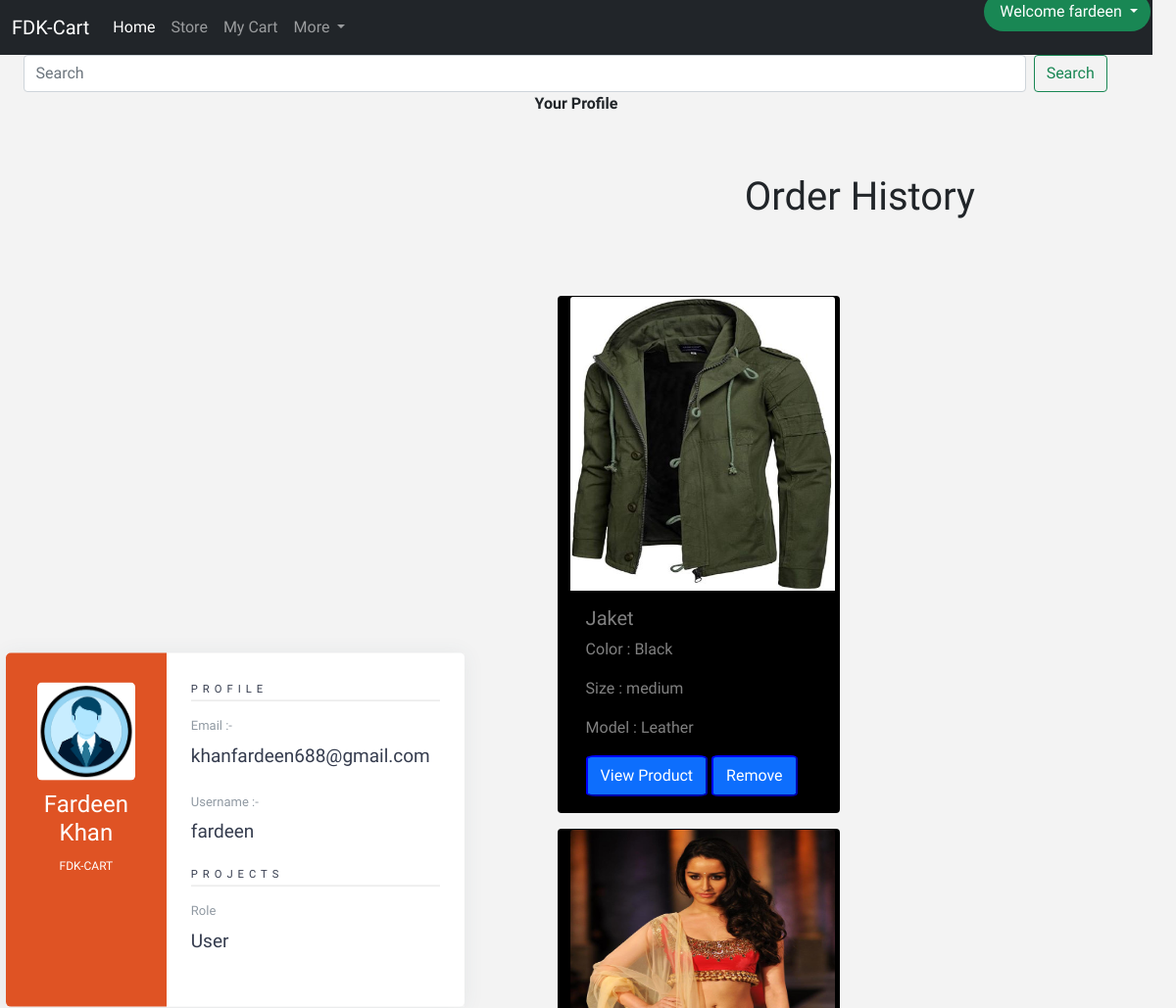
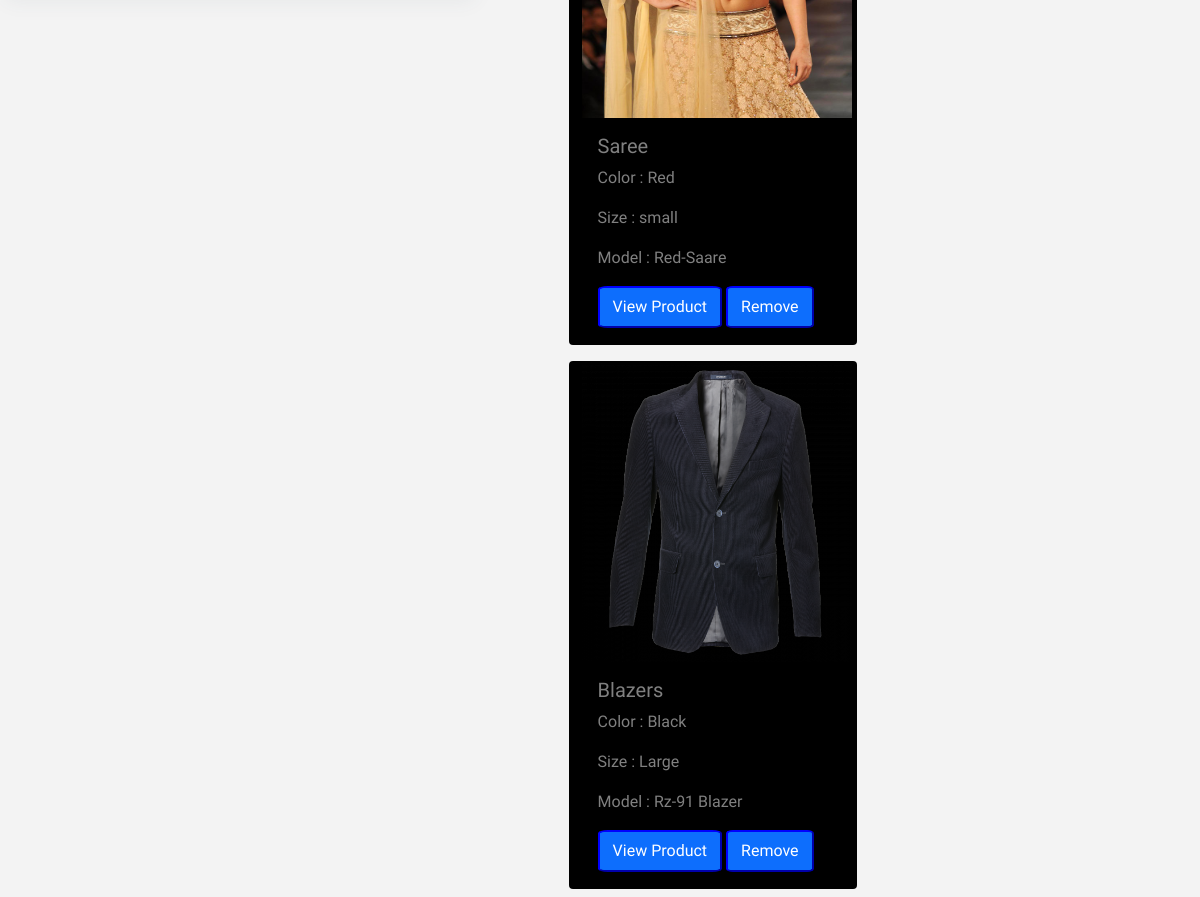
The app's page /shop/profile (signed in) with its own data (2 pictures, top to bottom).
### shop/models.py (models this page shows)
class Buy(models.Model):
    Productdet=models.CharField(max_length=255)
    Address=models.CharField(max_length=600)
    Contact=models.CharField(max_length=600)
    Username=models.CharField(max_length=600)
    color=models.CharField(max_length=600)
    size=models.CharField(max_length=600,null=True,blank=True)
    model=models.CharField(max_length=600,null=True,blank=True)
    img=models.CharField(max_length=600,null=True,blank=True)

### shop/views.py (the view)
# urls.py: path('profile',views.profile,name='profile'),
def profile(request):
    Username=User.objects.get(username=request.user)
    print(Username)
    product=Buy.objects.filter(Username=Username)
    return render(request,'shop/profile.html',{'product':product})

### shop/templates/shop/profile.html
{% extends 'base.html' %}
{% load static %}
{% block profile %}
<link rel="stylesheet" href={% static 'css/profile.css' %}>
	{% block title %}<center><b>Your Profile</b></center>{% endblock title %}
<body id="prof_body">
<div class="wrapper">
    <div class="left">
        <img src="/static/images/user1.png"
        alt="user" width="100">
        <h4>{{request.user.first_name}}</h4>
         <p>FDK-CART</p>
    </div>
    <div class="right">
        <div class="info">
            <h3>Profile</h3>
            <div class="info_data">
                 <div class="data">
                    <p>Email :-</p>
                    <h4>{{request.user.email}}</h4>
                 </div>
              <br>
                 <div class="data">
                   <p>Username :-</p>
                   <h4>{{request.user}}</h4>
              </div>
            </div>
        </div>
      <div class="projects">
            <h3>Projects</h3>
            <div class="projects_data">
                 <div class="data">
                    <p>Role </p>
                    <h4>User</h4>
                 </div>
            </div>
        </div>
    </div>
</div>
<section class="yprop">
<h1 style="margin-left: 40%;margin-top: 50%;">Order History </h1>
<div class="home_partner_card">
<div class='row' style="width:96%; margin-left: 9%;margin-top: 10%;">
    {% for product in product %}
<div class="card my-2 mx-4" style="width: 18rem;background-color:black;">
  <img class="card-img-top"style='width:270px;height:300px;' src="/media/{{product.img}}" alt="Card image cap">
  <div class="card-body">
    <h5 class="card-title">{{product.Productdet}}</h5>
    <p class="card-text">Color : {{product.color}}</p>
    <p class="card-text">Size : {{product.size}}</p>
    <p class="card-text">Model : {{product.model}}</p>
    <button style='border-radius: 8%;
    border-color: blue;
    background: #0D6EFD;' data-Category='{{product.id}}'>
    <a href="{%url 'cartview' product.id %}" class="btn btn-primary">View Product</a></button>
  <button style='border-radius: 8%;
    border-color: blue;
    background: #0D6EFD;' data-Category='{{product.id}}'>
    <a href="{%url 'buydelete' product.id %}" class="btn btn-primary">Remove</a></button>
  </div>
</div>
  {% endfor %}
</div>
</div>
</section>
</body>
{% endblock profile %}

### shop/templates/base.html (shortened to what this page needs)
{% load static %}
    <link href="https://cdn.jsdelivr.net/npm/bootstrap@5.0.0-beta2/dist/css/bootstrap.min.css" rel="stylesheet">
    <link rel="stylesheet" href={% static 'css/index.css' %}>
<nav class="navbar navbar-expand-lg navbar-dark bg-dark">
        <div class="container-fluid">
          <a class="navbar-brand" href="#">FDK-Cart</a>
          <div class="collapse navbar-collapse" id="navbarSupportedContent">
            <ul class="navbar-nav me-auto mb-2 mb-lg-0">
              <li class="nav-item">
                <a class="nav-link active" aria-current="page" href="/">Home</a>
              </li>
              <li class="nav-item">
                <a class="nav-link" href="{%url 'Category' %}">Store</a>
              </li> {% if user.is_authenticated %}
              <li class="nav-item">
                <a class="nav-link" href="{%url 'cart' %}">My Cart</a>
              </li>{% endif %}
              <li class="nav-item dropdown">
                <a class="nav-link dropdown-toggle" href="#" id="navbarDropdown" role="button" data-bs-toggle="dropdown" aria-expanded="false">
                  More
                </a>
              </li>
            </ul>
            {% if user.is_authenticated %}
            <li class="dropdown">
                <a style='margin-top:-32px;' class="nav-link dropdown-toggle" href="#" id="welcome" role="button" data-bs-toggle="dropdown" aria-expanded="false">
                  Welcome {{request.user}}
                </a>
              </li>
            {% else %}
            <a href={% url 'signin1' %}><button type="button" class="btn btn-success mx-2">
                Login
            </button></a>
            {% endif %}
          </div>
        </div>
    </nav>
     <form method='POST' action="{% url 'search' %}" class="d-flex"> {% csrf_token %}
              <input  class="form-control me-2" type="search" name='query' id='query' placeholder="Search" aria-label="Search">
              <button class="btn btn-outline-success" type="submit">Search</button>
            </form>
{% block profile %}{% endblock profile %}

### static/css/index.css (style rules this page uses)
.row .card { color: gray; }
#welcome { width: 170px; color:white; margin-left:6%; border:solid; border-radius:25px; background:#198754; border-width:0px; }
#query { width: 87%; margin-left: 2%; }
* { box-sizing: border-box; }
html, body { height: 100%; }
body { display: grid; grid-template-rows: 1fr; font-family: "Raleway", sans-serif; background-color: #f9fffc; }
h3 { font-size: 0.7em; letter-spacing: 1.2px; color: $color-secondary; }

### static/css/profile.css (style rules this page uses)
* { margin: 0; padding: 0; box-sizing: border-box; list-style: none; font-family: 'Josefin Sans', sans-serif; }
#prof_body { background-color: #f3f3f3; width:98%; }
.yprop { width: 59%; margin-left: 41%; margin-top: -24.5%; }
.wrapper { position: fixed; top: 44%; left: 20%; transform: translate(-50%,-50%); width: 39%; display: flex; box-shadow: 0 1px 20px 0 rgb(69 90 100 / 8%); }
.wrapper .left { width: 35%; background: linear-gradient(to right,#DF5324,#DF5324); padding: 30px 25px; border-top-left-radius: 5px; border-bottom-left-radius: 5px; text-align: center; color: #fff; }
.wrapper .left img { border-radius: 5px; margin-bottom: 10px; }
.wrapper .left h4 { margin-bottom: 10px; }
.wrapper .left p { font-size: 12px; }
.wrapper .right { width: 65%; background: #fff; padding: 30px 25px; border-top-right-radius: 5px; border-bottom-right-radius: 5px; }
.wrapper .right .info, .wrapper .right .projects { margin-bottom: 25px; }
.wrapper .right .info h3, .wrapper .right .projects h3 { margin-bottom: 15px; padding-bottom: 5px; border-bottom: 1px solid #e0e0e0; color: #353c4e; text-transform: uppercase; letter-spacing: 5px; }
.wrapper .right .info_data, .wrapper .right .projects_data { display: block; justify-content: space-between; }
.wrapper .right .info_data .data, .wrapper .right .projects_data .data { width: 45%; display: block; }
.wrapper .right .info_data .data h4, .wrapper .right .projects_data .data h4 { color: #353c4e; margin-bottom: 1px; font-size: 19px; }
.wrapper .right .info_data .data p, .wrapper .right .projects_data .data p { font-size: 13px; margin-bottom: 10px; color: #919aa3; }

### records on screen
Buy: img (picture), Productdet "Jaket", color "Black", size "medium", model "Leather"
Buy: img (picture), Productdet "Saree", color "Red", size "small", model "Red-Saare"
Buy: img (picture), Productdet "Blazers", color "Black", size "Large", model "Rz-91 Blazer"

### other values on screen
{{ request.user }} "fardeen"
{{ request.user.first_name }} "Fardeen Khan"
{{ request.user.email }} "khanfardeen688@gmail.com"
